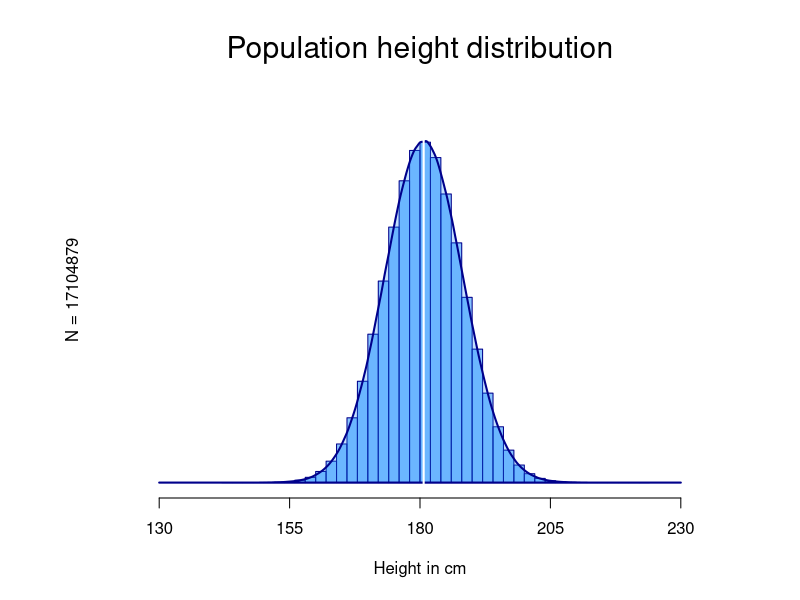
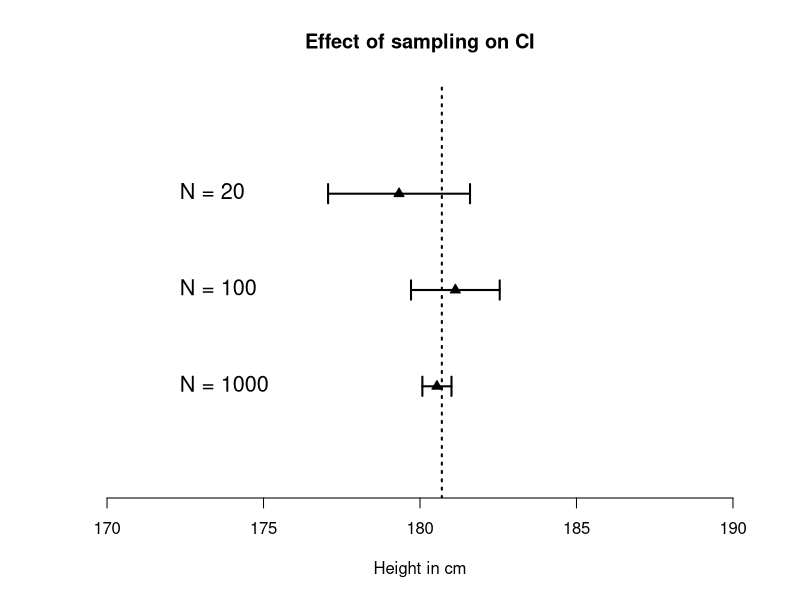
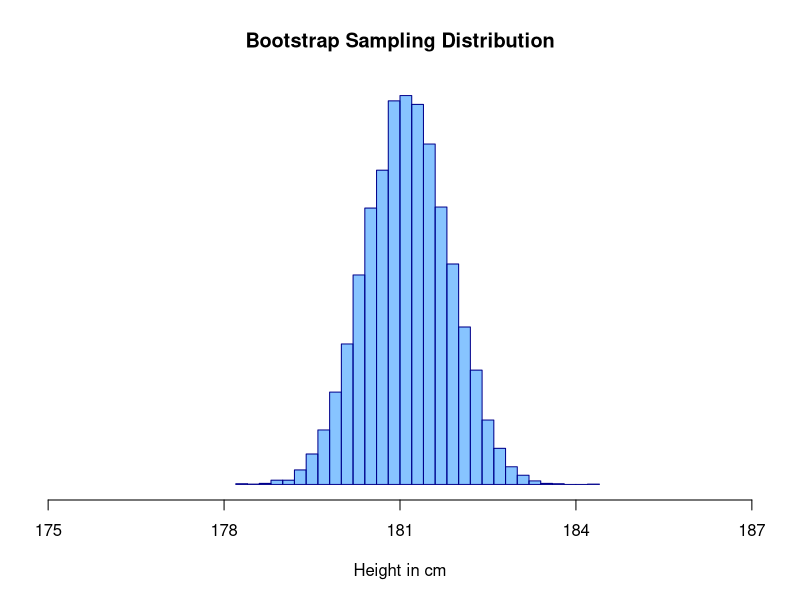
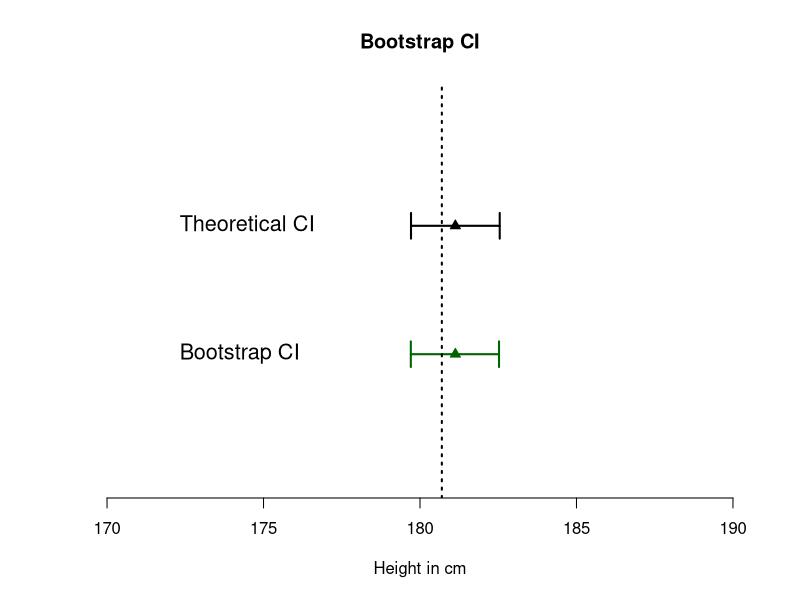
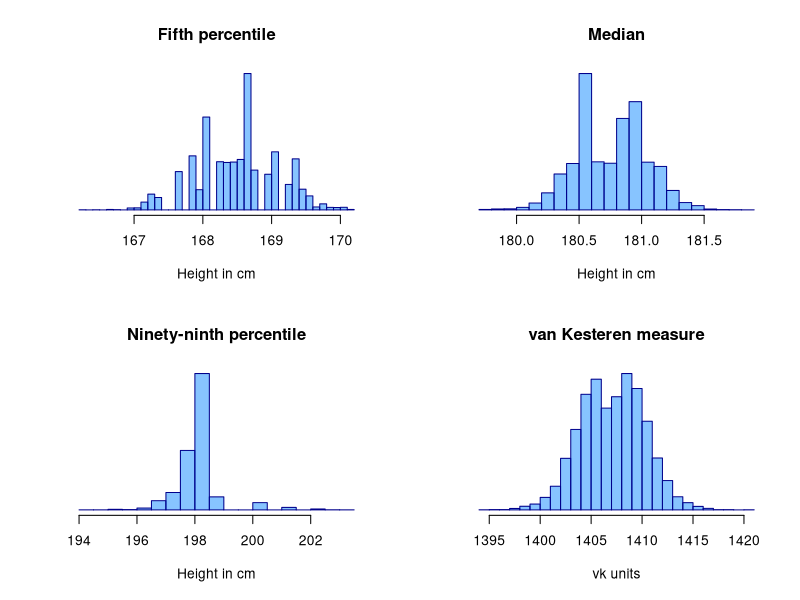
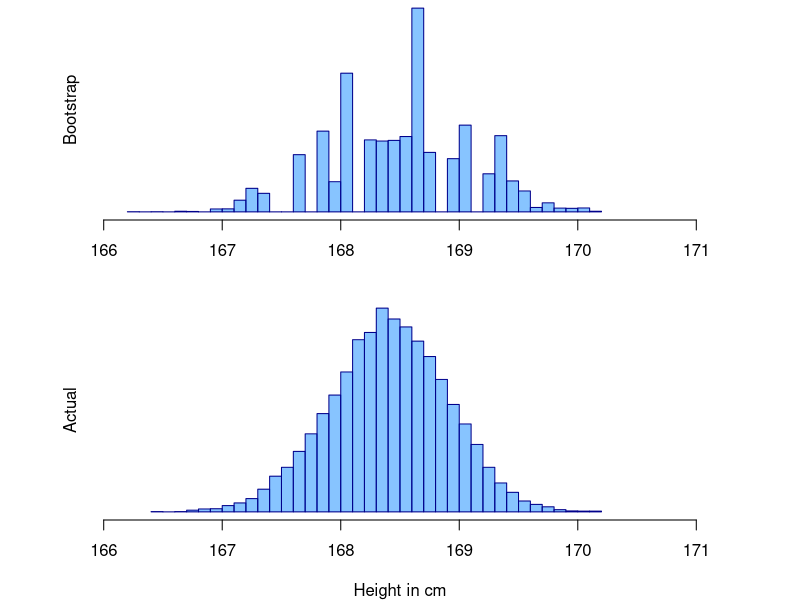

Here is the R script that generated these plots, in order:
## ---- chunk 1
# generate population data
set.seed(3665364)
pop <- rnorm(17104879, mean = 180.7, sd = 7.5)
## ---- chunk 2
# plot the distribution
hist(pop, freq = FALSE, ylim = c(0,0.06), xlim = c(120, 240), axes = FALSE, 
     breaks = 30, xlab = "", ylab = "", main = "", col = "#1E90FF88", 
     border = "#00008B")
polygon(density(pop, from = 130, to = 230), cex = 2, col = "#1E90FF44", 
        border = "#00008B", lwd = 2)
abline(v = 180.7, col = "white", lwd = 2)
axis(1, at = c(130,155,180,205,230))
mtext("Population height distribution", side = 3, line = 1, cex = 1.8)
mtext("N = 17104879", side = 2, line = 0)
mtext("Height in cm", side = 1, line = 3)

## ---- chunk 3
cat(" Statistics about the population:\n",
    "--------------------------------\n",
    "The shortest person is ", min(pop), " cm tall.\n",
    "Mean height is ", mean(pop), " cm.\n",
    "Median height is ", median(pop), " cm.\n",
    "The 5th and 95th percentiles are ", quantile(pop, probs = c(0.05, 0.95)), "cm.\n",
    "The tallest person is ", max(pop), " cm tall.")
## ---- chunk 4
# randomly sample from population
small <- sample(pop, 20)
medium <- sample(pop, 100)
large <- sample(pop, 1000)
## ---- chunk 5
# calculate means
means <- mean(small)
meanm <- mean(medium)
meanl <- mean(large)

# calculate standard errors
ses <- sd(small)/sqrt(length(small))
sem <- sd(medium)/sqrt(length(medium))
sel <- sd(large)/sqrt(length(large))

# calculate confidence intervals
CIs <- c(means-1.96*ses, means+1.96*ses)
CIm <- c(meanm-1.96*sem, meanm+1.96*sem)
CIl <- c(meanl-1.96*sel, meanl+1.96*sel)

# initialise plot
plot(0, xlim = c(170, 190), ylim = c(0, 4), 
     bty = "L", xlab = "Height in cm",
     ylab = "", axes = F, cex = 1.3, 
     main = "Effect of sampling on CI")
axis(1, cex = 1.3)

# horizontal lines
lines(CIl, y = c(1,1), lwd = 2)
lines(CIm, y = c(2,2), lwd = 2)
lines(CIs, y = c(3,3), lwd = 2)

# points
points(c(means, meanm, meanl), c(3,2,1), 
       bg = "black", pch=24)

# vertical lines
lines(c(CIl[1], CIl[1]), c(0.9, 1.1), lwd = 2)
lines(c(CIl[2], CIl[2]), c(0.9, 1.1), lwd = 2)
lines(c(CIm[1], CIm[1]), c(1.9, 2.1), lwd = 2)
lines(c(CIm[2], CIm[2]), c(1.9, 2.1), lwd = 2)
lines(c(CIs[1], CIs[1]), c(2.9, 3.1), lwd = 2)
lines(c(CIs[2], CIs[2]), c(2.9, 3.1), lwd = 2)

# true mean
abline(v = mean(pop), lwd = 2, lty = 3)

# text
text(y = c(1,2,3), x = 172, 
     labels = c("N = 1000", "N = 100", "N = 20"), 
     pos = 4, cex = 1.3)
## ---- chunk 6
# Let's bootstrap 10000 times!
mean_sampling_distribution <- numeric(10000)
for (i in 1:10000){
  bootstrap_sample <- sample(medium, replace = T)
  mean_sampling_distribution[i] <- mean(bootstrap_sample)
}
## ---- chunk 7
opt <- par(mar = c(5,1,4,1))
hist(mean_sampling_distribution, freq = FALSE, 
     xlim = c(175, 187), axes = FALSE, breaks = 30, xlab = "Height in cm", 
     ylab = "", main = "Bootstrap Sampling Distribution", col = "#1E90FF88", 
     border = "#00008B")
axis(1, at = c(175,178,181,184,187))

## ---- chunk 8
par(opt)
## ---- chunk 9
CIbootstrap <- quantile(mean_sampling_distribution, 
                        probs = c(0.025,0.975))
## ---- chunk 10
# plot
plot(0, xlim = c(170, 190), ylim = c(0, 3), bty = "L", 
     xlab = "Height in cm", ylab = "", axes = F, 
     cex = 1.3, main = "Bootstrap CI")
axis(1, cex = 1.3)

# original CI
lines(CIm, y = c(2,2), lwd = 2)
lines(c(CIm[1], CIm[1]), c(1.9, 2.1), lwd = 2)
lines(c(CIm[2], CIm[2]), c(1.9, 2.1), lwd = 2)

# bootstrap CI
lines(CIbootstrap, y = c(1,1), lwd = 2,
      col = "dark green")
lines(c(CIbootstrap[1], CIbootstrap[1]), c(0.9, 1.1), 
      lwd = 2, col = "dark green")
lines(c(CIbootstrap[2], CIbootstrap[2]), c(0.9, 1.1), 
      lwd = 2, col = "dark green")

# true mean
abline(v = mean(pop), lwd = 2, lty = 3)

# text
text(y = c(1,2), x = 172, 
     labels = c("Bootstrap CI", "Theoretical CI"), 
     pos = 4, cex = 1.3)

# points
points(c(meanm, meanm), c(2,1), 
       bg = c("black", "dark green"), 
       col = c("black", "dark green"), 
       pch=24)


## ---- chunk 11
vkmeasure <- function(x){
  return(mean(x)/length(x)*sum(abs(x^(1/3)-sqrt(median(x)))))
}

perc5 <- median <- perc99 <- vkmeas <- numeric(10000)

for (i in 1:10000){
  bootstrap_sample <- sample(large, replace = T)
  perc5[i] <- quantile(bootstrap_sample, probs = 0.05)
  median[i] <- median(bootstrap_sample)
  perc99[i] <- quantile(bootstrap_sample, probs = 0.99)
  vkmeas[i] <- vkmeasure(bootstrap_sample)
}
## ---- chunk 12
par(mfrow = c(2,2))
hist(perc5, freq = FALSE, 
     axes = FALSE, breaks = 30, xlab = "Height in cm", 
     ylab = "", main = "Fifth percentile", col = "#1E90FF88", 
     border = "#00008B")
axis(1)
hist(median, freq = FALSE, 
     axes = FALSE, breaks = 30, xlab = "Height in cm", 
     ylab = "", main = "Median", col = "#1E90FF88", 
     border = "#00008B")
axis(1)
hist(perc99, freq = FALSE, 
     axes = FALSE, breaks = 30, xlab = "Height in cm", 
     ylab = "", main = "Ninety-ninth percentile", col = "#1E90FF88", 
     border = "#00008B")
axis(1)
hist(vkmeas, freq = FALSE, 
     axes = FALSE, breaks = 30, xlab = "vk units", 
     ylab = "", main = "van Kesteren measure", col = "#1E90FF88", 
     border = "#00008B")
axis(1)

## ---- chunk 13
# Sample 10000 times from the ACTUAL population
perc5actual <- numeric(10000)
for (i in 1:10000){
  smp <- sample(pop, 1000)
  perc5actual[i] <- quantile(smp, probs = 0.05)
}
## ---- chunk 14
# Compare bootstrap to actual sampling distribution
opt <- par(mfrow = c(2,1), mar = c(4, 4, 0, 4))
hist(perc5, freq = FALSE, xlim = c(166, 171),
     axes = FALSE, breaks = 30, xlab = "", 
     ylab = "", main = "", col = "#1E90FF88", 
     border = "#00008B")
mtext(text = "Bootstrap", side = 2)
axis(1)
hist(perc5actual, freq = FALSE, xlim = c(166, 171),
     axes = FALSE, breaks = 30, xlab = "Height in cm", 
     ylab = "",main = "", col = "#1E90FF88", 
     border = "#00008B")
mtext(text = "Actual", side = 2)
axis(1)
